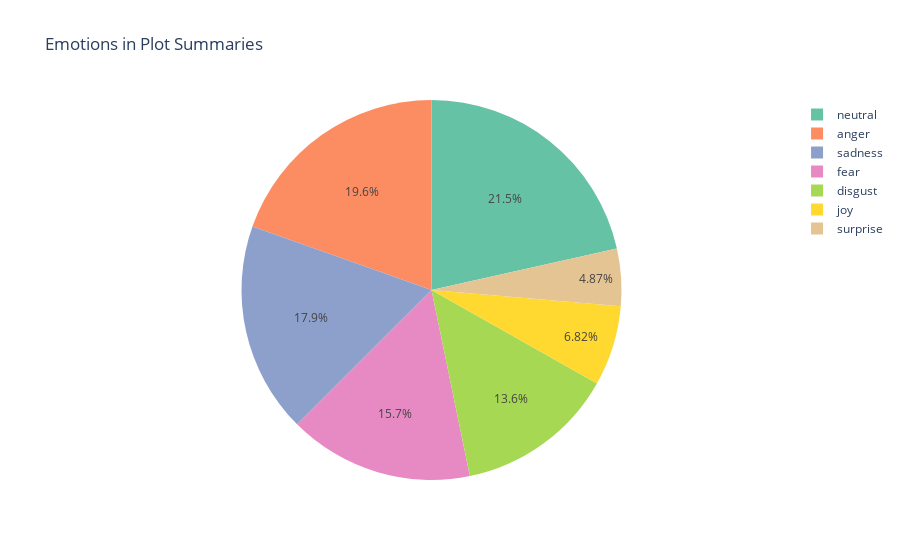

This figure's notebook cell:
### Code cell
graph_emotions(df_plot_emotions)

### Figure 1 — Plotly figure (JSON) as saved in the notebook; plotly's stock layout.template omitted (floating-point values rounded to 4 significant figures)
{"data": [{"domain": {"x": [0, 1], "y": [0, 1]}, "hovertemplate": "label=%{label}<br>value=%{value}<extra></extra>", "labels": ["anger", "disgust", "fear", "joy", "neutral", "sadness", "surprise"], "legendgroup": "", "name": "", "showlegend": true, "type": "pie", "values": [5621.0, 3901.0, 4522.0, 1958.0, 6174.0, 5149.0, 1399.0]}], "layout": {"legend": {"tracegroupgap": 0}, "piecolorway": ["rgb(102,194,165)", "rgb(252,141,98)", "rgb(141,160,203)", "rgb(231,138,195)", "rgb(166,216,84)", "rgb(255,217,47)", "rgb(229,196,148)", "rgb(179,179,179)"], "title": {"text": "Emotions in Plot Summaries"}}}
